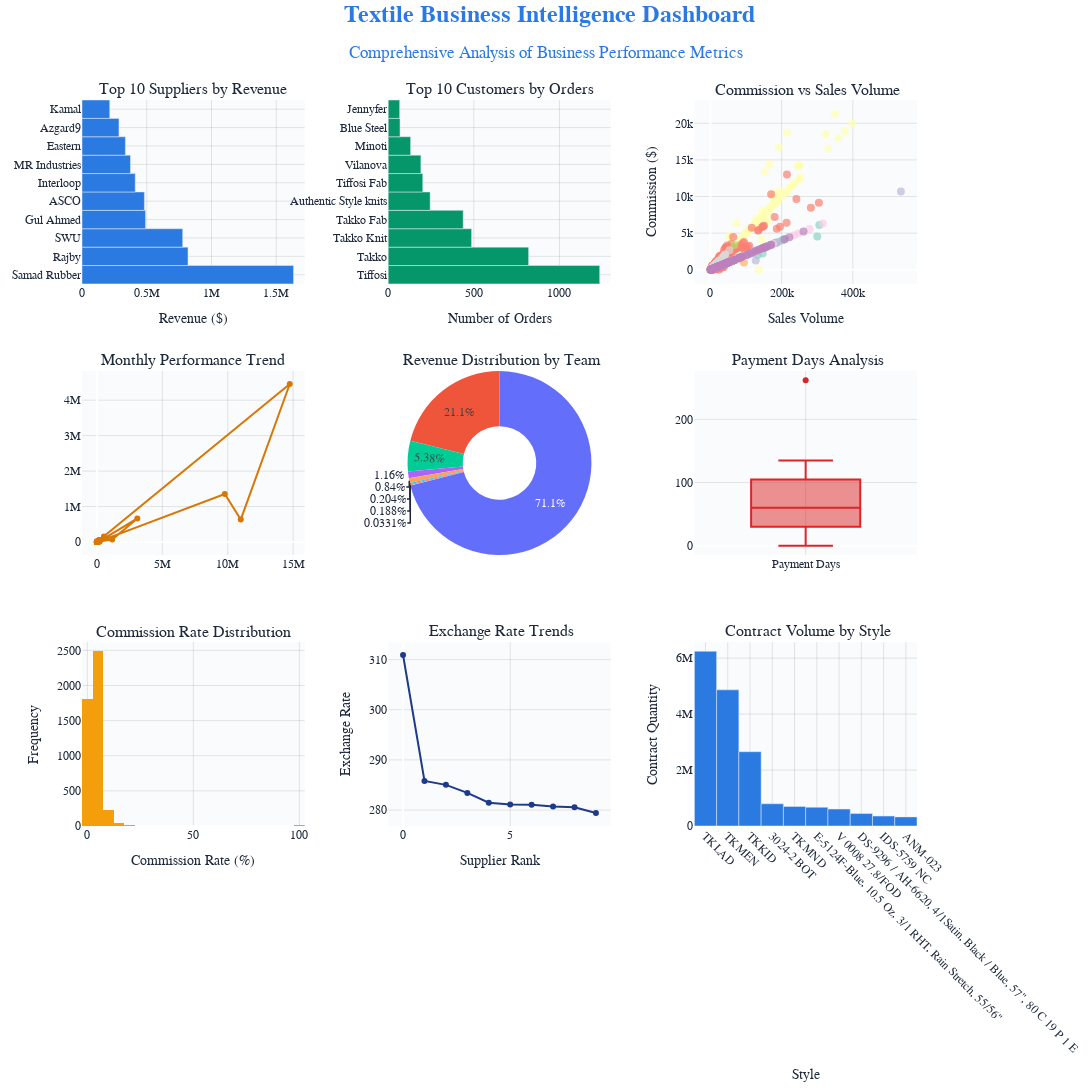

The code cell stored with this chart in its notebook:
### Markdown cell above
### **Advanced Interactive Dashboard with Multiple Panels**

### Code cell
def create_advanced_dashboard():
    """Create a comprehensive interactive dashboard with multiple visualization panels"""
    
    # Create subplots for the main dashboard
    fig = make_subplots(
        rows=3, cols=3,
        subplot_titles=[
            'Top 10 Suppliers by Revenue', 'Top 10 Customers by Orders', ' Commission vs Sales Volume',
            'Monthly Performance Trend', ' Revenue Distribution by Team', ' Payment Days Analysis',
            'Commission Rate Distribution', ' Exchange Rate Trends', ' Contract Volume by Style'
        ],
        specs=[
            [{"type": "bar"}, {"type": "bar"}, {"type": "scatter"}],
            [{"type": "scatter"}, {"type": "pie"}, {"type": "box"}],
            [{"type": "histogram"}, {"type": "scatter"}, {"type": "bar"}]
        ],
        vertical_spacing=0.12,
        horizontal_spacing=0.1
    )
    
    # 1. Top 10 Suppliers by Revenue
    top_suppliers_revenue = Final_df.groupby('Supplier')['Commission_Dollar_Value'].sum().nlargest(10)
    fig.add_trace(
        go.Bar(
            x=top_suppliers_revenue.values,
            y=top_suppliers_revenue.index,
            orientation='h',
            marker_color=COLORS['primary'],
            name='Supplier Revenue',
            showlegend=False
        ),
        row=1, col=1
    )
    
    # 2. Top 10 Customers by Orders
    top_customers_orders = Final_df['Customer'].value_counts().head(10)
    fig.add_trace(
        go.Bar(
            x=top_customers_orders.values,
            y=top_customers_orders.index,
            orientation='h',
            marker_color=COLORS['success'],
            name='Customer Orders',
            showlegend=False
        ),
        row=1, col=2
    )
    
    # 3. Commission vs Sales Volume (with Supplier color coding)
    supplier_colors = px.colors.qualitative.Set3
    for i, supplier in enumerate(Final_df['Supplier'].unique()[:10]):
        supplier_data = Final_df[Final_df['Supplier'] == supplier]
        fig.add_trace(
            go.Scatter(
                x=supplier_data['Sales_Volume'],
                y=supplier_data['Commission_Dollar_Value'],
                mode='markers',
                marker=dict(
                    size=8,
                    color=supplier_colors[i % len(supplier_colors)],
                    opacity=0.7
                ),
                name=supplier,
                showlegend=False
            ),
            row=1, col=3
        )
    
    # 4. Monthly Performance Trend (simulated with Contract_Qty as proxy)
    monthly_data = Final_df.groupby('Customer').agg({
        'Commission_Dollar_Value': 'sum',
        'Contract_Qty.': 'sum'
    }).reset_index()
    fig.add_trace(
        go.Scatter(
            x=monthly_data['Contract_Qty.'],
            y=monthly_data['Commission_Dollar_Value'],
            mode='lines+markers',
            marker_color=COLORS['warning'],
            name='Monthly Trend',
            showlegend=False
        ),
        row=2, col=1
    )
    
    # 5. Revenue Distribution by Team (Pie Chart)
    team_revenue = Final_df.groupby('Team_Head')['Commission_Dollar_Value'].sum().head(8)
    fig.add_trace(
        go.Pie(
            labels=team_revenue.index,
            values=team_revenue.values,
            hole=0.4,
            showlegend=False
        ),
        row=2, col=2
    )
    
    # 6. Payment Days Analysis (Box Plot)
    fig.add_trace(
        go.Box(
            y=Final_df['Payment_Days'].dropna(),
            marker_color=COLORS['danger'],
            name='Payment Days',
            showlegend=False
        ),
        row=2, col=3
    )
    
    # 7. Commission Rate Distribution
    fig.add_trace(
        go.Histogram(
            x=Final_df['Commission_Percentage'] * 100,
            nbinsx=30,
            marker_color=COLORS['accent'],
            name='Commission Rate',
            showlegend=False
        ),
        row=3, col=1
    )
    
    # 8. Exchange Rate Trends
    exchange_trends = Final_df.groupby('Supplier')['Exchange(PKR_to_$)'].mean().sort_values(ascending=False).head(10)
    fig.add_trace(
        go.Scatter(
            x=list(range(len(exchange_trends))),
            y=exchange_trends.values,
            mode='lines+markers',
            marker_color=COLORS['secondary'],
            name='Exchange Trends',
            showlegend=False
        ),
        row=3, col=2
    )
    
    # 9. Contract Volume by Style
    style_volume = Final_df.groupby('Style_Name')['Contract_Qty.'].sum().nlargest(10)
    fig.add_trace(
        go.Bar(
            x=style_volume.index,
            y=style_volume.values,
            marker_color=COLORS['primary'],
            name='Style Volume',
            showlegend=False
        ),
        row=3, col=3
    )
    
    # Update layout for professional appearance
    fig.update_layout(
        height=1200,
        width=1400,
        title={
            'text': '<b> Textile Business Intelligence Dashboard</b><br><sub>Comprehensive Analysis of Business Performance Metrics</sub>',
            'x': 0.5,
            'y': 0.98,
            'font': {'size': 24, 'color': COLORS['primary']}
        },
        showlegend=False,
        plot_bgcolor='rgba(248,250,252,0.8)',
        paper_bgcolor='white',
        font=dict(family="Arial, sans-serif", size=12, color=COLORS['dark'])
    )
    
    # Update individual subplot axes
    fig.update_xaxes(showgrid=True, gridwidth=1, gridcolor='rgba(128,128,128,0.2)')
    fig.update_yaxes(showgrid=True, gridwidth=1, gridcolor='rgba(128,128,128,0.2)')
    
    # Customize specific axes
    fig.update_xaxes(title_text="Revenue ($)", row=1, col=1)
    fig.update_xaxes(title_text="Number of Orders", row=1, col=2)
    fig.update_xaxes(title_text="Sales Volume", row=1, col=3)
    fig.update_yaxes(title_text="Commission ($)", row=1, col=3)
    fig.update_xaxes(title_text="Commission Rate (%)", row=3, col=1)
    fig.update_yaxes(title_text="Frequency", row=3, col=1)
    fig.update_xaxes(title_text="Supplier Rank", row=3, col=2)
    fig.update_yaxes(title_text="Exchange Rate", row=3, col=2)
    fig.update_xaxes(title_text="Style", row=3, col=3, tickangle=45)
    fig.update_yaxes(title_text="Contract Quantity", row=3, col=3)
    
    return fig

# Create and display the advanced dashboard
advanced_dashboard_fig = create_advanced_dashboard()
advanced_dashboard_fig.show()

### Figure 1 — Plotly figure (JSON) as saved in the notebook; plotly's stock layout.template omitted (floating-point values rounded to 4 significant figures; data arrays with more than 128 entries replaced by an {"elided": "..."} marker saying what was removed)
{"data": [{"marker": {"color": "#2a7ae2"}, "name": "Supplier Revenue", "orientation": "h", "showlegend": false, "type": "bar", "x": [1633000.0, 818600.0, 777400.0, 490600.0, 481700.0, 410814, 374100.0, 335000.0, 285500.0, 214200.0], "xaxis": "x", "y": ["Samad Rubber", "Rajby", "SWU", "Gul Ahmed", "ASCO", "Interloop", "MR Industries", "Eastern", "Azgard9", "Kamal"], "yaxis": "y"}, {"marker": {"color": "#059669"}, "name": "Customer Orders", "orientation": "h", "showlegend": false, "type": "bar", "x": [1235, 820, 487, 438, 245, 202, 191, 131, 69, 67], "xaxis": "x2", "y": ["Tiffosi", "Takko", "Takko Knit", "Takko Fab", "Authentic Style knits", "Tiffosi Fab", "Vilanova", "Minoti", "Blue Steel", "Jennyfer"], "yaxis": "y2"}, {"marker": {"color": "rgb(141,211,199)", "opacity": 0.7, "size": 8}, "mode": "markers", "name": "Pak Denim", "showlegend": false, "type": "scatter", "x": [13232, 28336, 28248, 122127, 20569, 20463, 20439, 38894, 22298, 38431, 62672, 41746, 7446, 6418, 27487, 28000, 19929, 20015, 2590, 46728, 72965, 305781, 125839, 15128, 31804, 33125, 201655, 109313, 146813, 132500, 300023, 119500, 209081, 23333, 42258, 44813, 57612, 47485, 140353, 106834, 88281, 63563, 104410, 47025, 180373, 23030, 15325, 3128, 27422, 29372, 132380, 82030, 115228, 82030, 34815, 85200, 6872, 73920, 172545, 7688, 110400, 49442, 37834, 386, 115740, 27221, 147963, 93294, 96000, 86250, 201961, 186577, 45385, 16912, 16028, 1494, 16236, 20410, 21646, 41656], "xaxis": "x3", "y": [264.6, 510.1, 565.0, 2443.0, 411.4, 409.3, 408.8, 777.9, 446.0, 768.6, 1253.0, 834.9, 148.9, 115.5, 549.7, 560, 398.6, 400.3, 51.8, 934.6, 1459.0, 6116.0, 2517.0, 302.6, 636.1, 662.5, 4033.0, 2186.0, 2217.0, 2001.0, 4530.0, 2390, 4182.0, 466.7, 845.2, 896.2, 1152.0, 949.7, 2807.0, 2137.0, 1766.0, 1271.0, 2088.0, 940.5, 3607.0, 460.6, 306.5, 62.56, 548.4, 587.4, 2648.0, 1641.0, 2305.0, 1641.0, 696.3, 1704, 137.4, 1478.0, 3451.0, 153.8, 2208, 988.9, 756.7, 7.73, 2315.0, 544.4, 2959.0, 1866.0, 1920, 1725, 4039.0, 3732.0, 907.7, 338.2, 320.6, 29.89, 324.7, 408.2, 432.9, 833.1], "yaxis": "y3"}, {"marker": {"color": "rgb(255,255,179)", "opacity": 0.7, "size": 8}, "mode": "markers", "name": "Rajby", "showlegend": false, "type": "scatter", "x": {"elided": "143 int values"}, "xaxis": "x3", "y": {"elided": "143 float values"}, "yaxis": "y3"}, {"marker": {"color": "rgb(190,186,218)", "opacity": 0.7, "size": 8}, "mode": "markers", "name": "Siddiqsons", "showlegend": false, "type": "scatter", "x": [156992, 119162, 35865, 159763, 61107, 114384, 57557, 11214, 31957, 124165, 5559, 2676, 102498, 10395, 103099, 59609, 40908, 42249, 9190, 42314, 15640, 9898, 8559, 9267, 60548, 6596, 6594, 1927, 10734, 17279, 28610, 111810, 50679, 71703, 43861, 534751, 43799, 21625, 8168, 49931, 78631, 76088, 9036, 9412, 25869, 31295, 47477, 56497, 54736, 63766, 5313, 5999, 41625, 12026, 1002, 59907, 41241, 9348, 57347, 100587, 127325, 164319, 23954, 39191, 50023, 66275, 161990, 94462, 730, 779, 75440, 54663, 1884, 6106, 94902, 12648, 15840, 22000, 4397, 184331, 71088, 17395, 12947, 24991, 20163, 9976, 15900, 182524, 23577, 13228, 22329, 56501, 18430, 126386, 113859, 137643, 115201, 74041, 113948, 188469, 22075, 63175, 34198, 39172, 1688, 49069, 2170, 19379, 33444, 33854, 12967, 68524, 166801, 2265, 19017, 27066, 12782, 15347], "xaxis": "x3", "y": [3140.0, 2383.0, 717.3, 3195.0, 1222.0, 2288.0, 1151.0, 224.3, 639.1, 2483.0, 111.2, 53.51, 2050.0, 207.9, 2062.0, 1192.0, 818.1, 845.0, 183.8, 846.3, 312.8, 198.0, 171.2, 185.3, 1211.0, 131.9, 131.9, 38.53, 214.7, 345.6, 572.2, 2236.0, 1014.0, 1434.0, 877.2, 10700.0, 876.0, 432.5, 163.3, 998.6, 1573.0, 1522.0, 180.7, 188.2, 517.4, 625.9, 949.5, 1130.0, 1095.0, 1275.0, 106.2, 120.0, 832.5, 240.5, 20.04, 1198.0, 824.8, 187.0, 1147.0, 2012.0, 1273.0, 3286.0, 479.1, 783.8, 1000.0, 1326.0, 3240.0, 1889.0, 14.6, 15.57, 1509.0, 1093.0, 37.68, 122.1, 1898.0, 252.9, 316.8, 440, 87.94, 3687.0, 1422.0, 347.9, 258.9, 499.8, 403.3, 199.5, 318, 3650.0, 471.5, 264.6, 446.6, 1130.0, 368.6, 2528.0, 2277.0, 2753.0, 2304.0, 1481.0, 2279.0, 3769.0, 441.5, 1264.0, 684.0, 783.4, 33.75, 981.4, 43.41, 387.6, 668.9, 677.1, 259.3, 1370.0, 3336.0, 45.3, 380.3, 541.3, 255.7, 306.9], "yaxis": "y3"}, {"marker": {"color": "rgb(251,128,114)", "opacity": 0.7, "size": 8}, "mode": "markers", "name": "SWU", "showlegend": false, "type": "scatter", "x": {"elided": "1392 float values"}, "xaxis": "x3", "y": {"elided": "1392 float values"}, "yaxis": "y3"}, {"marker": {"color": "rgb(128,177,211)", "opacity": 0.7, "size": 8}, "mode": "markers", "name": "Indigo", "showlegend": false, "type": "scatter", "x": [38160, 8000, 10562, 3605, 1967, 6573, 10901, 4301, 15677, 12714, 4929, 24955, 5100, 38290, 25710, 5009, 8641, 133286, 100758, 21709, 12894, 23479, 29626, 57259, 16196, 15174, 16971, 45423, 85675, 125847, 37947, 35648, 15169, 74160, 48000, 11520, 116062, 15057, 62035, 71596, 53185, 48073, 50412, 34527, 64974, 32523, 50976, 18564, 2016, 7440, 17250, 10053, 2980, 7996, 6646, 15213, 37878, 10248, 14347, 18868, 17739, 10349, 11350, 46212, 2668, 18771, 12822, 45288, 25980, 11557, 77120, 39752, 9448, 15023, 43485, 17151, 41745, 6626, 70467, 19335, 73170, 19252, 11542, 18944], "xaxis": "x3", "y": [763.2, 160, 211.2, 72.11, 39.35, 131.5, 218.0, 86.02, 313.5, 254.3, 98.58, 499.1, 102, 765.8, 514.2, 100.2, 172.8, 2666.0, 2015.0, 434.2, 257.9, 469.6, 592.5, 1145.0, 323.9, 303.5, 339.4, 908.5, 1714.0, 2517.0, 758.9, 713.0, 303.4, 1483.0, 960, 230.4, 2321.0, 301.1, 1241.0, 1432.0, 1064.0, 961.5, 1008.0, 690.5, 1299.0, 650.5, 1020.0, 371.3, 40.32, 148.8, 345, 201.1, 59.6, 159.9, 132.9, 304.2, 757.6, 205.0, 286.9, 377.4, 354.8, 207.0, 227.0, 924.2, 53.37, 375.4, 256.4, 905.8, 519.6, 231.1, 1542.0, 795.0, 188.9, 300.5, 869.7, 343.0, 834.9, 132.5, 1409.0, 386.7, 1463.0, 385.1, 230.8, 378.9], "yaxis": "y3"}, {"marker": {"color": "rgb(253,180,98)", "opacity": 0.7, "size": 8}, "mode": "markers", "name": "IL Knits", "showlegend": false, "type": "scatter", "x": [80016, 26640, 65040, 63648, 2160, 2160, 1920, 2160, 18525, 6699, 7395, 7080, 10374, 22272, 16482, 838, 1334, 94042], "xaxis": "x3", "y": [1600.0, 532.8, 1301.0, 1273.0, 43.2, 43.2, 38.4, 43.2, 555.8, 335.0, 369.8, 354, 518.7, 1114.0, 824.1, 41.9, 66.7, 1000], "yaxis": "y3"}, {"marker": {"color": "rgb(179,222,105)", "opacity": 0.7, "size": 8}, "mode": "markers", "name": "MGB", "showlegend": false, "type": "scatter", "x": [40113, 67331], "xaxis": "x3", "y": [2006.0, 3367.0], "yaxis": "y3"}, {"marker": {"color": "rgb(252,205,229)", "opacity": 0.7, "size": 8}, "mode": "markers", "name": "Rajby Textiles", "showlegend": false, "type": "scatter", "x": [23429, 65011, 46180, 70114, 29707, 176419, 83168, 50906, 42634, 158506, 79208, 49260, 235214, 46083, 13458, 36530, 71948, 71035, 34251, 68483, 165723, 15096, 16066, 99132, 57969, 68449, 130335, 140651, 142150, 135393, 125210, 85341, 278453, 79056, 96488, 94084, 94084, 23755, 20663, 29825, 315772, 101751, 132837, 27343, 147843, 64937, 79154, 34733, 246693, 120068, 62188, 80991, 13688, 59162, 50949, 75691, 60056, 13054, 26625, 68819, 76764, 15431, 97726, 11532, 17033, 26597, 99984], "xaxis": "x3", "y": [468.6, 1300.0, 923.6, 1402.0, 594.1, 3528.0, 1663.0, 1018.0, 852.7, 3170.0, 1584.0, 985.2, 4704.0, 921.7, 269.2, 730.6, 1439.0, 1421.0, 685.0, 1370.0, 3314.0, 301.9, 321.3, 1983.0, 1159.0, 1369.0, 2607.0, 2813.0, 2843, 2708.0, 2504.0, 1707.0, 5569.0, 1581.0, 1930.0, 1882.0, 1882.0, 475.1, 413.2, 596.5, 6315.0, 2035.0, 2657.0, 546.9, 2957.0, 1299.0, 1583.0, 694.7, 4934.0, 2401.0, 1244.0, 1620.0, 273.8, 1183.0, 1019.0, 1514.0, 1201.0, 261.1, 532.5, 1376.0, 1535.0, 308.6, 1955.0, 230.6, 340.7, 531.9, 2000.0], "yaxis": "y3"}, {"marker": {"color": "rgb(217,217,217)", "opacity": 0.7, "size": 8}, "mode": "markers", "name": "Cotton Web", "showlegend": false, "type": "scatter", "x": [11116, 25950, 5694, 16224, 9656, 12975, 19834, 11873, 9968, 8357, 11966, 8509, 12525, 9286, 14485, 14307, 10886, 5874, 17411, 22008, 41075, 9576, 12400, 16681, 6440, 16546, 9052, 11490, 7534, 6052, 19869, 16103, 8245, 41249, 53460, 15085, 15774, 8432, 32737, 12661, 8714, 37439, 7884, 10364, 7133, 13475, 13505, 16359, 4483, 7812, 22822, 8584], "xaxis": "x3", "y": [555.8, 1298.0, 284.7, 811.2, 482.8, 648.8, 991.7, 593.6, 498.4, 417.8, 598.3, 425.4, 626.2, 464.3, 724.3, 715.4, 544.3, 293.7, 870.6, 1100.0, 2054.0, 287.3, 620, 834.0, 322, 827.3, 452.6, 574.5, 376.7, 302.6, 993.4, 805.1, 412.2, 2062.0, 2673.0, 754.3, 788.7, 421.6, 1637.0, 633.0, 435.7, 1875.0, 394.2, 518.2, 356.7, 673.8, 675.2, 818.0, 224.2, 390.6, 1141.0, 429.2], "yaxis": "y3"}, {"marker": {"color": "rgb(188,128,189)", "opacity": 0.7, "size": 8}, "mode": "markers", "name": "Marfani", "showlegend": false, "type": "scatter", "x": [89483, 48497, 21293, 3928, 205, 3859, 6017, 65150, 43780, 10128, 52039, 17296, 47150, 17662, 18624, 15840, 16362, 18026, 58010, 25103, 22871, 50682, 34702, 18391, 52650, 82213, 2227, 23626, 46359, 61602, 36131, 34893, 25376, 24901, 23784, 47700, 25500, 49688, 39750, 46309, 735, 80352, 68365, 2631, 5893, 30359, 8988, 1346, 13200, 51859, 47600, 39667, 22670, 80865, 35841, 9844, 119534, 81250, 31278, 24552, 40100, 66891, 65617, 54404, 22495, 70184, 1475, 3933, 12948, 30597, 138332, 87590, 25410, 87801, 24104, 13860, 34089, 24041, 19731, 24551, 2225, 9235, 16403, 221703, 151199, 61809, 102600, 15767, 2600, 45458, 39560, 4580, 23427, 18959, 33828, 100288, 43258, 9540, 111683, 126008, 8443, 52411, 159388, 83473, 151729, 34554, 261412, 147843, 132658, 144163, 157301, 80561, 208315, 38767, 169300, 150448, 170825, 51417], "xaxis": "x3", "y": [1790.0, 969.9, 425.9, 78.56, 4.1, 77.2, 120.3, 1303, 875.6, 202.6, 1041.0, 345.9, 943, 353.2, 372.5, 316.8, 327.2, 360.5, 1160.0, 502.1, 457.4, 1014.0, 694.0, 367.8, 1053, 1644.0, 44.55, 472.5, 927.2, 1232.0, 722.6, 697.9, 507.5, 498.0, 475.7, 954, 510.0, 993.8, 795, 926.2, 14.71, 1607.0, 1367.0, 52.62, 117.9, 607.2, 179.8, 26.92, 264, 1037.0, 952, 793.3, 453.4, 1617.0, 716.8, 196.9, 2391.0, 1625, 625.6, 491.0, 802, 1338.0, 1312.0, 1088.0, 449.9, 1404.0, 29.49, 78.66, 259.0, 612.0, 2767.0, 1752.0, 508.2, 1756.0, 482.1, 277.2, 681.8, 480.8, 394.6, 491.0, 44.5, 184.7, 328.1, 4434.0, 3024.0, 1236.0, 2052, 315.3, 52, 909.2, 791.2, 91.59, 468.5, 379.2, 676.6, 2006.0, 865.1, 190.8, 2234.0, 2520.0, 168.9, 1048.0, 3188.0, 1669.0, 3035.0, 691.1, 5228.0, 2957.0, 2653.0, 2883.0, 3146.0, 1611.0, 4166.0, 775.3, 3386, 3009.0, 3416.0, 1028.0], "yaxis": "y3"}, {"marker": {"color": "#d97706"}, "mode": "lines+markers", "name": "Monthly Trend", "showlegend": false, "type": "scatter", "x": [5698, 1907, 3167, 64472, 54202, 537118, 2793, 4196, 852, 67196, 919, 214503, 13020, 67733, 11000, 12500, 1294, 23234, 12937, 35077, 13367, 4500, 17905, 8521, 5096, 7863, 560, 139767, 1005, 8577, 16541, 127995, 11640, 6028, 205978, 157344, 5581, 11619, 735, 4000, 38206, 17517, 4438, 9888, 6281, 500, 142411, 28363, 36349, 27738, 77689, 124810, 10527, 4648, 25204, 1350, 60171, 8927, 3908, 667, 5391, 14743602, 10995324, 9777037, 182667, 3091532, 1167986, 23429, 207331, 5760, 4675, 2904, 1006, 188675, 10348, 63720, 32263, 1980], "xaxis": "x4", "y": [9311.0, 986.9, 313.5, 3391.0, 7544.0, 154100.0, 441.3, 268.5, 50.91, 31120.0, 47.18, 35970.0, 5464.0, 16190.0, 531.9, 609.7, 287.3, 10340.0, 1637.0, 4828.0, 699.7, 234, 5311.0, 571.3, 417.3, 2471.0, 772.8, 36060.0, 51.3, 5662.0, 1037, 23800.0, 2037, 1726.0, 55860.0, 7678.0, 197.5, 1975.0, 50.81, 2696.0, 3851.0, 2213.0, 271.7, 750.4, 1295.0, 426.8, 47720.0, 5193.0, 2553.0, 14980.0, 25860.0, 44380.0, 2423.0, 678.0, 6934.0, 93.1, 27720.0, 2265.0, 180.3, 860.4, 290.7, 4457000.0, 633000.0, 1355000.0, 19250.0, 664500.0, 71080.0, 8722.0, 15100.0, 1196.0, 306.9, 390.8, 144.9, 47620.0, 813.9, 9558, 5847.0, 237.6], "yaxis": "y4"}, {"domain": {"x": [0.3667, 0.6333], "y": [0.3733, 0.6267]}, "hole": 0.4, "labels": ["Active Apparel", "Artistic", "Azgard9", "B1", "Bilal", "CW", "Cotton Web", "Eastern"], "showlegend": false, "type": "pie", "values": [1786.0, 313.5, 8286.0, 288.9, 109500.0, 50.91, 1294.0, 32500.0]}, {"marker": {"color": "#dc2626"}, "name": "Payment Days", "showlegend": false, "type": "box", "xaxis": "x5", "y": {"elided": "4613 int values"}, "yaxis": "y5"}, {"marker": {"color": "#f59e0b"}, "name": "Commission Rate", "nbinsx": 30, "showlegend": false, "type": "histogram", "x": {"elided": "4614 float values"}, "xaxis": "x6", "yaxis": "y6"}, {"marker": {"color": "#1e3a8a"}, "mode": "lines+markers", "name": "Exchange Trends", "showlegend": false, "type": "scatter", "x": [0, 1, 2, 3, 4, 5, 6, 7, 8, 9], "xaxis": "x7", "y": [310.9, 285.8, 285.0, 283.4, 281.4, 281.1, 281.1, 280.7, 280.6, 279.4], "yaxis": "y7"}, {"marker": {"color": "#2a7ae2"}, "name": "Style Volume", "showlegend": false, "type": "bar", "x": ["TKLAD", "TKMEN", "TKKID", "3024-2 BOT", "TKMND", "E-5124F-Blue, 10.5 Oz, 3/1 RHT, Rain Stretch, 55/56\"", "V 0008 27.8/FOD", "DS-9296 / AH-6620, 4/1Satin, Black / Blue, 57\", 80 C 19 P 1 E", "IDS-5759 NC", "ANM-023"], "xaxis": "x8", "y": [6244984, 4865914, 2655414, 793914, 697307, 668612, 605190, 444767, 355629, 325854], "yaxis": "y8"}], "layout": {"annotations": [{"font": {"size": 16}, "showarrow": false, "text": "Top 10 Suppliers by Revenue", "x": 0.1333, "xanchor": "center", "xref": "paper", "y": 1, "yanchor": "bottom", "yref": "paper"}, {"font": {"size": 16}, "showarrow": false, "text": "Top 10 Customers by Orders", "x": 0.5, "xanchor": "center", "xref": "paper", "y": 1, "yanchor": "bottom", "yref": "paper"}, {"font": {"size": 16}, "showarrow": false, "text": " Commission vs Sales Volume", "x": 0.8667, "xanchor": "center", "xref": "paper", "y": 1, "yanchor": "bottom", "yref": "paper"}, {"font": {"size": 16}, "showarrow": false, "text": "Monthly Performance Trend", "x": 0.1333, "xanchor": "center", "xref": "paper", "y": 0.6267, "yanchor": "bottom", "yref": "paper"}, {"font": {"size": 16}, "showarrow": false, "text": " Revenue Distribution by Team", "x": 0.5, "xanchor": "center", "xref": "paper", "y": 0.6267, "yanchor": "bottom", "yref": "paper"}, {"font": {"size": 16}, "showarrow": false, "text": " Payment Days Analysis", "x": 0.8667, "xanchor": "center", "xref": "paper", "y": 0.6267, "yanchor": "bottom", "yref": "paper"}, {"font": {"size": 16}, "showarrow": false, "text": "Commission Rate Distribution", "x": 0.1333, "xanchor": "center", "xref": "paper", "y": 0.2533, "yanchor": "bottom", "yref": "paper"}, {"font": {"size": 16}, "showarrow": false, "text": " Exchange Rate Trends", "x": 0.5, "xanchor": "center", "xref": "paper", "y": 0.2533, "yanchor": "bottom", "yref": "paper"}, {"font": {"size": 16}, "showarrow": false, "text": " Contract Volume by Style", "x": 0.8667, "xanchor": "center", "xref": "paper", "y": 0.2533, "yanchor": "bottom", "yref": "paper"}], "font": {"color": "#1e293b", "family": "Arial, sans-serif", "size": 12}, "height": 1200, "paper_bgcolor": "white", "plot_bgcolor": "rgba(248,250,252,0.8)", "showlegend": false, "title": {"font": {"color": "#2a7ae2", "size": 24}, "text": "<b> Textile Business Intelligence Dashboard</b><br><sub>Comprehensive Analysis of Business Performance Metrics</sub>", "x": 0.5, "y": 0.98}, "width": 1400, "xaxis": {"anchor": "y", "domain": [0, 0.2667], "gridcolor": "rgba(128,128,128,0.2)", "gridwidth": 1, "showgrid": true, "title": {"text": "Revenue ($)"}}, "xaxis2": {"anchor": "y2", "domain": [0.3667, 0.6333], "gridcolor": "rgba(128,128,128,0.2)", "gridwidth": 1, "showgrid": true, "title": {"text": "Number of Orders"}}, "xaxis3": {"anchor": "y3", "domain": [0.7333, 1], "gridcolor": "rgba(128,128,128,0.2)", "gridwidth": 1, "showgrid": true, "title": {"text": "Sales Volume"}}, "xaxis4": {"anchor": "y4", "domain": [0, 0.2667], "gridcolor": "rgba(128,128,128,0.2)", "gridwidth": 1, "showgrid": true}, "xaxis5": {"anchor": "y5", "domain": [0.7333, 1], "gridcolor": "rgba(128,128,128,0.2)", "gridwidth": 1, "showgrid": true}, "xaxis6": {"anchor": "y6", "domain": [0, 0.2667], "gridcolor": "rgba(128,128,128,0.2)", "gridwidth": 1, "showgrid": true, "title": {"text": "Commission Rate (%)"}}, "xaxis7": {"anchor": "y7", "domain": [0.3667, 0.6333], "gridcolor": "rgba(128,128,128,0.2)", "gridwidth": 1, "showgrid": true, "title": {"text": "Supplier Rank"}}, "xaxis8": {"anchor": "y8", "domain": [0.7333, 1], "gridcolor": "rgba(128,128,128,0.2)", "gridwidth": 1, "showgrid": true, "tickangle": 45, "title": {"text": "Style"}}, "yaxis": {"anchor": "x", "domain": [0.7467, 1], "gridcolor": "rgba(128,128,128,0.2)", "gridwidth": 1, "showgrid": true}, "yaxis2": {"anchor": "x2", "domain": [0.7467, 1], "gridcolor": "rgba(128,128,128,0.2)", "gridwidth": 1, "showgrid": true}, "yaxis3": {"anchor": "x3", "domain": [0.7467, 1], "gridcolor": "rgba(128,128,128,0.2)", "gridwidth": 1, "showgrid": true, "title": {"text": "Commission ($)"}}, "yaxis4": {"anchor": "x4", "domain": [0.3733, 0.6267], "gridcolor": "rgba(128,128,128,0.2)", "gridwidth": 1, "showgrid": true}, "yaxis5": {"anchor": "x5", "domain": [0.3733, 0.6267], "gridcolor": "rgba(128,128,128,0.2)", "gridwidth": 1, "showgrid": true}, "yaxis6": {"anchor": "x6", "domain": [0, 0.2533], "gridcolor": "rgba(128,128,128,0.2)", "gridwidth": 1, "showgrid": true, "title": {"text": "Frequency"}}, "yaxis7": {"anchor": "x7", "domain": [0, 0.2533], "gridcolor": "rgba(128,128,128,0.2)", "gridwidth": 1, "showgrid": true, "title": {"text": "Exchange Rate"}}, "yaxis8": {"anchor": "x8", "domain": [0, 0.2533], "gridcolor": "rgba(128,128,128,0.2)", "gridwidth": 1, "showgrid": true, "title": {"text": "Contract Quantity"}}}}
